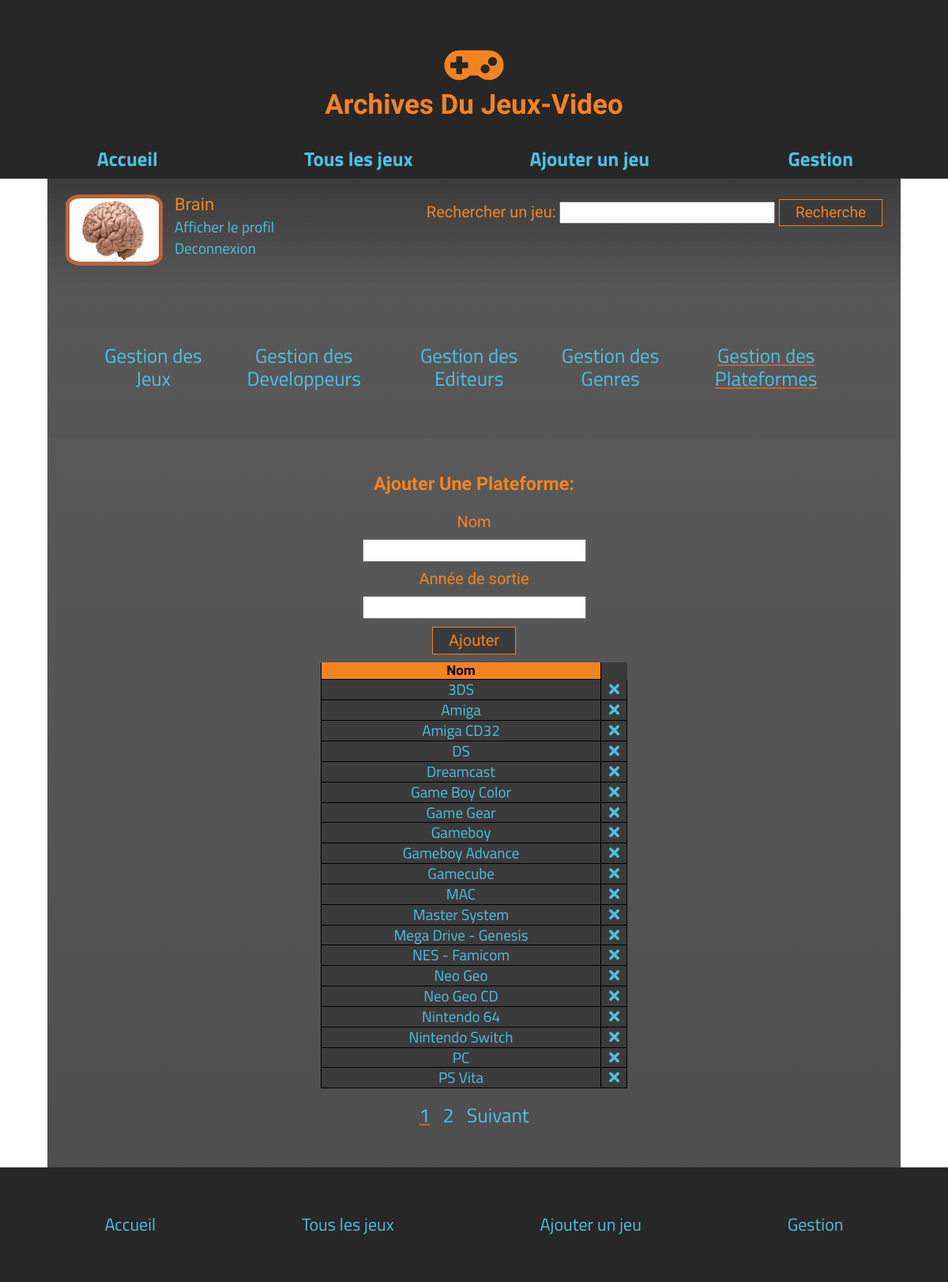
Screenshot of /index.php?p=admin&list=platform (signed in) with the database file from the repository.
### tables this page shows
CREATE TABLE IF NOT EXISTS `platform` (
  `id` int(11) NOT NULL AUTO_INCREMENT,
  `name` varchar(100) NOT NULL,
  `launched_at` year(4) NOT NULL,
  PRIMARY KEY (`id`)
);

### app/controllers/AdminController.php (called while the page is built, shortened)
<?php
require ''.ROOT.'/app/models/GameModel.php';
class AdminController {
  private object $game;
  private int $limit = 20;
  public function __construct() {
      $this->game = new GameModel();
  }
  public function showPlatforms($nbPage) {
    $start = ($nbPage - 1) * $this->limit;
    return $this->game->findLimitPlatforms($this->limit, $start);
  }
}
include  ''.ROOT.'/public/LayoutView.phtml';

### app/models/DatabaseModel.php (called while the page is built, shortened)
<?php
class Database {
	private $pdo;
	private string $host = "localhost";
	private string $user = "root";
	private string $pass = "";
	private string $dbname = "video_games_archives";
	private static $_instance;
	private function __construct() {
		try {
			$this->pdo = new PDO('mysql:host=' .$this->host. ';dbname=' . $this->dbname.';charset=UTF8',
				$this->user,
				$this->pass,
					[
						PDO::ATTR_ERRMODE => PDO::ERRMODE_EXCEPTION,
						PDO::ATTR_DEFAULT_FETCH_MODE => PDO::FETCH_ASSOC
					]);
		} catch(PDOException $e) {
			echo 'Une Erreur est survenue : '.$e->getMessage();
			die;
		};
	}
	public static function getInstance() {
		if (is_null(self::$_instance)) {
		 self::$_instance = new Database();
		}
		return self::$_instance;
	}
    public function query($sql, array $criteria = array()) {
        $query = $this->pdo->prepare($sql);
		$query->execute($criteria);
        return $query->fetchAll(PDO::FETCH_ASSOC);
    }
}

### app/models/GameModel.php (called while the page is built, shortened)
<?php
class GameModel {
	private $_instance;
	public function __construct() {
		$this->_instance = Database::getInstance();
	}
	public function findLimitPlatforms($limit, $start) {
		$sql = 'SELECT SQL_CALC_FOUND_ROWS id, platform.name FROM platform ORDER BY name ASC LIMIT '.$limit.' OFFSET '.$start.'';
		return $this->_instance->query($sql);
	}
}

### public/AdminPlatformListView.phtml (the view)
<form action="index.php?p=admin&list=platform" name="addelement" class="addelement" method="POST" enctype="multipart/form-data">
    <h3>Ajouter une Plateforme:</h3>
    <label for="addplatformname">Nom</label>
    <input type="text" name="addplatformname">
    <label for="addplatformdate">Année de sortie</label>
    <input type="text" name="addplatformdate">
    <button type="submit">Ajouter</button>
</form>
<table id="admingenre">
    <thead>
        <tr>
            <th>Nom</th>
        </tr>
    </thead>
    <tbody>
        <?php foreach ($adminLists as $adminList): ?>
            <tr>
                <td><a href="index.php?p=all&platformfilter=<?= $adminList['id'] ?>"><?= $adminList['name'] ?></a></td>
                <td><a href="index.php?p=admin&action=delgame&id=<?=$adminList['id'] ?>&list=platform"><i class="fas fa-times"></i></a></td>
            </tr>
        <?php endforeach ?>
    </tbody>
</table>

### public/css/style.css (style rules this page uses)
* { box-sizing: border-box; outline: none; }
html { font-size: 62.5%; }
body { color: rgb(243, 131, 32); font-family: 'Play', Arial, sans-serif; background-image: url(../img/back.jpg); background-size: cover; background-attachment: fixed; font-size: 1.9rem; }
a { color: rgb(75, 194, 224); font-family: 'Titillium Web', Arial, sans-serif; transition: all 0.5s ease; padding: 10px 0; text-decoration: none; }
button { background-color: rgb(59, 59, 59); color: rgb(243, 131, 32); border: 1px solid rgb(243, 131, 32); padding: 5px 20px; transition: all 0.5s ease; }
h1, h2, h3, h4, caption, .gamename { text-transform: capitalize; }
label { font-size: 2rem; }
table { background-color: rgba(59, 59, 59, 1) }
table { border-collapse: collapse; }
table caption, th { font-size: 1.7rem; color: black; background-color: rgb(243, 131, 32); border-radius: 30px 30px 0 0; }
table td, table th { border: 1px solid black; border-top: none; border-radius: 0; }
table td a { padding: 0; }
td:nth-child(2) { border-left-style: none; }
#adminlist, .addelement { font-size: 2rem; }
.addelement label, .addelement input { display: block; margin: 5px auto 10px; }
#admintable h3 { text-align: center; }
#admingame, #admindev, #admineditor, #admingenre { margin: auto; text-align: center; }
.addelement label { text-align: center; }
.addelement button { display: block; margin: 5px auto 10px; }
@media screen and (min-width:1025px) { #admindev, #admineditor, #admingenre { width: 40%; } }

### rows the page displays
platform: name "3DS"
platform: name "Amiga"
platform: name "Amiga CD32"
platform: name "DS"
platform: name "Dreamcast"
platform: name "Game Boy Color"
platform: name "Game Gear"
platform: name "Gameboy"
platform: name "Gameboy Advance"
platform: name "Gamecube"
platform: name "MAC"
platform: name "Master System"
platform: name "Mega Drive - Genesis"
platform: name "NES - Famicom"
platform: name "Neo Geo"
platform: name "Neo Geo CD"
platform: name "Nintendo 64"
platform: name "Nintendo Switch"
platform: name "PC"
platform: name "PS Vita"

### other values shown
$session->showName() "Brain"
